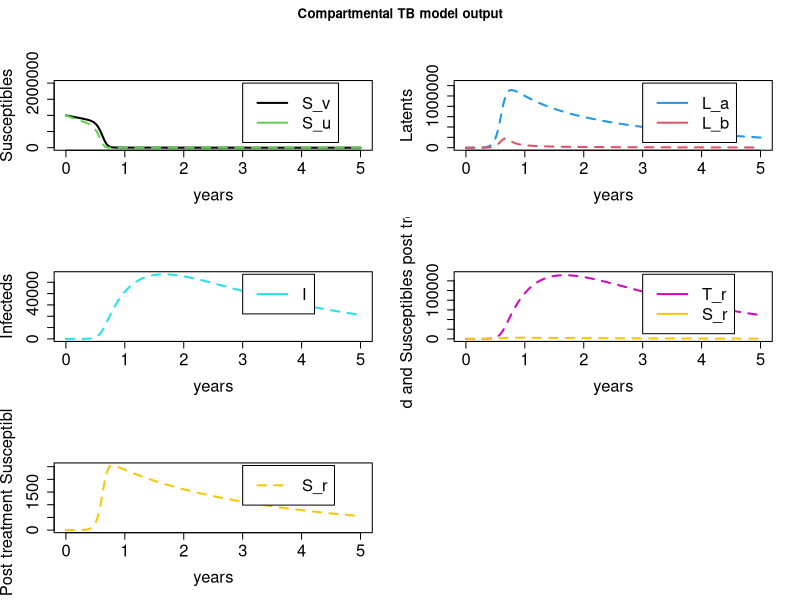

The R script that drew this image:
###############
## This work is licensed under a Creative Commons Attribution-NonCommercial 4.0 International License#########
## <http://creativecommons.org/licenses/by-nc/4.0/> by James Trauer, Arathi Arakala
## This work is supported by -----

## Per the terms of this license, if you are making derivative use of this work, you must identify that 
## your work is a derivative work, give credit to the original work, provide a link to the license, 
## and indicate changes that were made.
###############



require(deSolve)
require(graphics)
require(ggplot2)

## Model structure and Equations
TBmodel_basic<-function(t,n,parameters){
  with(as.list(parameters),{
    
    S_v=n[1] # number of people vaccinated
    S_u=n[2] #number of people unvaccinated
    L_a=n[3] #number in early latency
    L_b=n[4] #number in late latency
    I=n[5] # number infected
    T_r=n[6] #number of people given treatment
    S_r=n[7] # number of people recovered after treatment
    
    N=S_v+S_u+L_a+L_b+I+T_r+S_r #total population
    lamda=rho*(beta* (I+(o*T_r) ) )/N # force of infection
    
    dS_vdt=(i*pi*N) - (mu*S_v) - (alpha*lamda*S_v) 
    dS_udt=((1-i)*pi*N) - (mu*S_u) - lamda*S_u
    dL_adt=(alpha*lamda*S_v) + lamda*S_u + (alpha*lamda*S_r) + (chi*lamda*L_b) - (mu+epsilon+kappa)*L_a
    dL_bdt= kappa*L_a + gamma*I -(mu+nu+(chi*lamda) )*L_b
    dIdt= nu*L_b + epsilon*L_a + omega*T_r - (mu_I+gamma+delta) * I
    dT_rdt= delta*I - (omega+phi+mu_T) * T_r
    dS_rdt= phi*T_r - ( (alpha*lamda) + mu) * S_r
    
    return(list(c(dS_vdt, dS_udt, dL_adt,dL_bdt, dIdt, dT_rdt,dS_rdt )))
  })
  
}



## Parameters of the model, all taken from Trauer et al 2014, table 1. All per year rates
parameters<-c(
  ### demography parameters based on geography ####
  #################################################
  pi=0.193/365, #birth rate into the population, per year, for India in 2014
  i=0.97, #coverage of vaccination, BCG rate, for India average
  mu = 0.73/365, # standard death rate, in India in 2014
  
  ### disease parameters that vary with geography ###
  ####################################################
  mu_I = 0.036/365, # daily death rate due to disease in India, WHO world TB report
  mu_T = (0.036/365)/(2), # death rate during treatment, half of mu_I
  delta = 0.59, # CDR 2015, glbal TB report for India, probability of treatment , will be typically time dependent
  
  ### disease based parameters ####################
  #################################################
  epsilon = 0.0011, #rate of progression to active disease from early latency per day, 
  kappa = 0.01, # rate of progression from early to late latency
  nu = 5.5e-6, #rate of progression to active disease from late latency per day.
  gamma = 0.167/365, # rate of spontaneous cure, Dowdy et al; 
  o=0.21, # fraction of treated individuals contributing to the transmission rate
  phi= 2/365, # rate of recovery, per year
  omega = 0.25, # probability of defaulting treatment
  beta=24, #contact rate of infection
  chi = 0.49, # fractional reduction in the force of infection corresponding to return from late to early latency
  alpha = 0.5, # fractional reduction in force of infection due to vaccination
  rho = 0.35 # fractional reduction in infectiousness for people being treated.
)

## Test the model output
time<-seq(from=0, to=365*5, by=1)
nstart=c(S_v=1000000,S_u=1000000, L_a=0, L_b=0, I=1, T_r=0, S_r=0)
output<-as.data.frame(ode(nstart,time,TBmodel_basic,parameters))
eqbm<-output[dim(output)[1], ]
eqbm
# # plot of cumulative incidence
# I_cum<-cumsum(output$I)
# quartz()
# plot(round(output$time/365), I_cum, type="l", lwd=2, col=1, ylab="Cumulative Incidence", xlab="Time from infection (years)")



quartz()
par(mfrow=c(3,2), oma=c(0,0,2,0))
plot(output$time/365, output$S_v, type='l', lwd=2, col=1, ylim=c(0, max(output$S_v+output$S_u)), lty=1, xlab="years", ylab="Susceptibles", cex.axis=1.5, cex.lab=1.5)
lines(output$time/365, output$S_u, lwd=2, col=3, lty=2)
legend(x=3, y=max(output$S_v+output$S_u), legend=c("S_v", "S_u"), lwd=2, lty=c(1,1), col=c(1,3), cex=1.5)

plot(output$time/365, output$L_a, type='l', lwd=2, col=4, lty=2, ylim=c(0, max(output$L_a+output$L_b)), xlab="years", ylab="Latents", cex.axis=1.5, cex.lab=1.5 )
lines(output$time/365, output$L_b, lwd=2, col=2, lty=2)
legend(x=3, y=max(output$L_a+output$L_b), legend=c("L_a", "L_b"), lwd=2, lty=c(1,1), col=c(4,2), cex=1.5)

plot(output$time/365, output$I, type='l', lwd=2, col=5, lty=2, ylim=c(0, max(output$I)) , xlab="years", ylab="Infecteds", cex.axis=1.5, cex.lab=1.5)
legend(x=3, y=max(output$I), legend=c("I"), lwd=2, lty=1, col=c(5), cex=1.5)

plot(output$time/365, output$T_r, type='l', lwd=2, col=6, lty=2, ylim=c(0, max(output$T_r+output$S_r)), xlab="years", ylab="Treated and Susceptibles post treatment", cex.axis=1.5, cex.lab=1.5 )
lines(output$time/365, output$S_r, lwd=2, col=7, lty=2)
legend(x=3, y=max(output$T_r+output$S_r), legend=c("T_r", "S_r"), lwd=2, lty=c(1,1), col=c(6,7), cex=1.5)

plot(output$time/365, output$S_r, type='l', lwd=2, col=7, lty=2, xlab="years", ylab="Post treatment Susceptible", cex.axis=1.5, cex.lab=1.5)
legend(x=3, y=max(output$S_r), legend=c("S_r"), lwd=2, lty=2, col=c(7), cex=1.5)

title(main="Compartmental TB model output", outer=TRUE)
